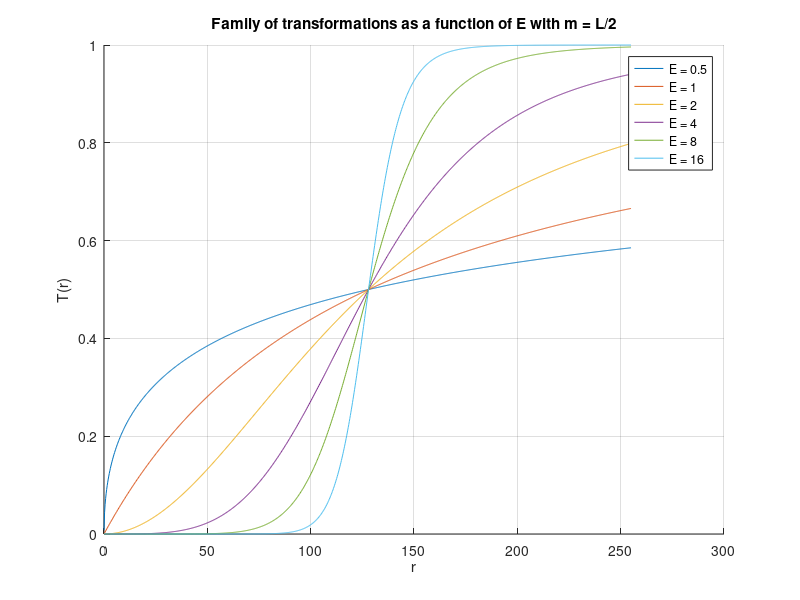

The MATLAB script that drew this image:
% Define r values
r = linspace(0.01, 255, 1000); % Avoiding division by 0 by starting from 0.01

% Assuming L=256 for an 8-bit image
L = 256;
m = L/2;

% Define a range of E values
E_values = [0.5, 1, 2, 4, 8, 16];

% Plot the transformation curves
figure;
hold on;

for E = E_values
    T = 1 ./ (1 + (m ./ r).^E);
    plot(r, T, 'DisplayName', ['E = ', num2str(E)]);
end

xlabel('r');
ylabel('T(r)');
legend();
title('Family of transformations as a function of E with m = L/2');
grid on;
